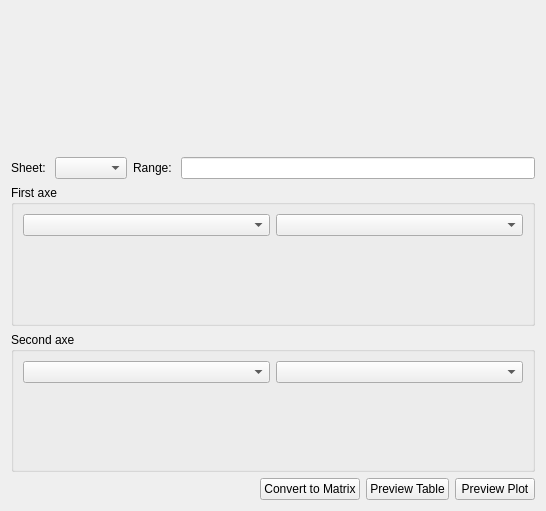
<?xml version="1.0" encoding="UTF-8"?>
<ui version="4.0">
 <class>WImportExcel</class>
 <widget class="QWidget" name="WImportExcel">
  <property name="geometry">
   <rect>
    <x>0</x>
    <y>0</y>
    <width>546</width>
    <height>511</height>
   </rect>
  </property>
  <property name="sizePolicy">
   <sizepolicy hsizetype="Preferred" vsizetype="Minimum">
    <horstretch>0</horstretch>
    <verstretch>0</verstretch>
   </sizepolicy>
  </property>
  <property name="minimumSize">
   <size>
    <width>0</width>
    <height>0</height>
   </size>
  </property>
  <property name="windowTitle">
   <string>Form</string>
  </property>
  <layout class="QVBoxLayout" name="verticalLayout_3">
   <item>
    <widget class="WPathSelector" name="w_file_path" native="true"/>
   </item>
   <item>
    <layout class="QHBoxLayout" name="horizontalLayout_2">
     <item>
      <widget class="QLabel" name="in_sheet">
       <property name="text">
        <string>Sheet: </string>
       </property>
      </widget>
     </item>
     <item>
      <widget class="QComboBox" name="c_sheet"/>
     </item>
     <item>
      <widget class="QLabel" name="in_range">
       <property name="text">
        <string>Range: </string>
       </property>
      </widget>
     </item>
     <item>
      <widget class="QLineEdit" name="le_range"/>
     </item>
    </layout>
   </item>
   <item>
    <widget class="QGroupBox" name="g_axe1">
     <property name="title">
      <string>First axe</string>
     </property>
     <layout class="QVBoxLayout" name="verticalLayout">
      <item>
       <layout class="QHBoxLayout" name="horizontalLayout_3">
        <item>
         <widget class="QComboBox" name="c_axe1_name"/>
        </item>
        <item>
         <widget class="QComboBox" name="c_axe1_type"/>
        </item>
       </layout>
      </item>
      <item>
       <widget class="QWidget" name="w_axe1" native="true"/>
      </item>
     </layout>
    </widget>
   </item>
   <item>
    <widget class="QGroupBox" name="g_axe2">
     <property name="title">
      <string>Second axe</string>
     </property>
     <layout class="QVBoxLayout" name="verticalLayout_2">
      <item>
       <layout class="QHBoxLayout" name="horizontalLayout_4">
        <item>
         <widget class="QComboBox" name="c_axe2_name"/>
        </item>
        <item>
         <widget class="QComboBox" name="c_axe2_type"/>
        </item>
       </layout>
      </item>
      <item>
       <widget class="QWidget" name="w_axe2" native="true"/>
      </item>
     </layout>
    </widget>
   </item>
   <item>
    <layout class="QHBoxLayout" name="horizontalLayout">
     <item>
      <spacer name="horizontalSpacer">
       <property name="orientation">
        <enum>Qt::Horizontal</enum>
       </property>
       <property name="sizeHint" stdset="0">
        <size>
         <width>40</width>
         <height>20</height>
        </size>
       </property>
      </spacer>
     </item>
     <item>
      <widget class="QPushButton" name="b_convert">
       <property name="text">
        <string>Convert to Matrix</string>
       </property>
      </widget>
     </item>
     <item>
      <widget class="QPushButton" name="b_tab">
       <property name="text">
        <string>Preview Table</string>
       </property>
      </widget>
     </item>
     <item>
      <widget class="QPushButton" name="b_plot">
       <property name="text">
        <string>Preview Plot</string>
       </property>
      </widget>
     </item>
    </layout>
   </item>
  </layout>
 </widget>
 <customwidgets>
  <customwidget>
   <class>WPathSelector</class>
   <extends>QWidget</extends>
   <header>.....GUI.Tools.WPathSelector.WPathSelector.h</header>
   <container>1</container>
  </customwidget>
 </customwidgets>
 <resources>
  <include location="../../../Resources/pyleecan.qrc"/>
  <include location="../../../Resources/pyleecan.qrc"/>
  <include location="../../../Resources/pyleecan.qrc"/>
 </resources>
 <connections/>
</ui>
